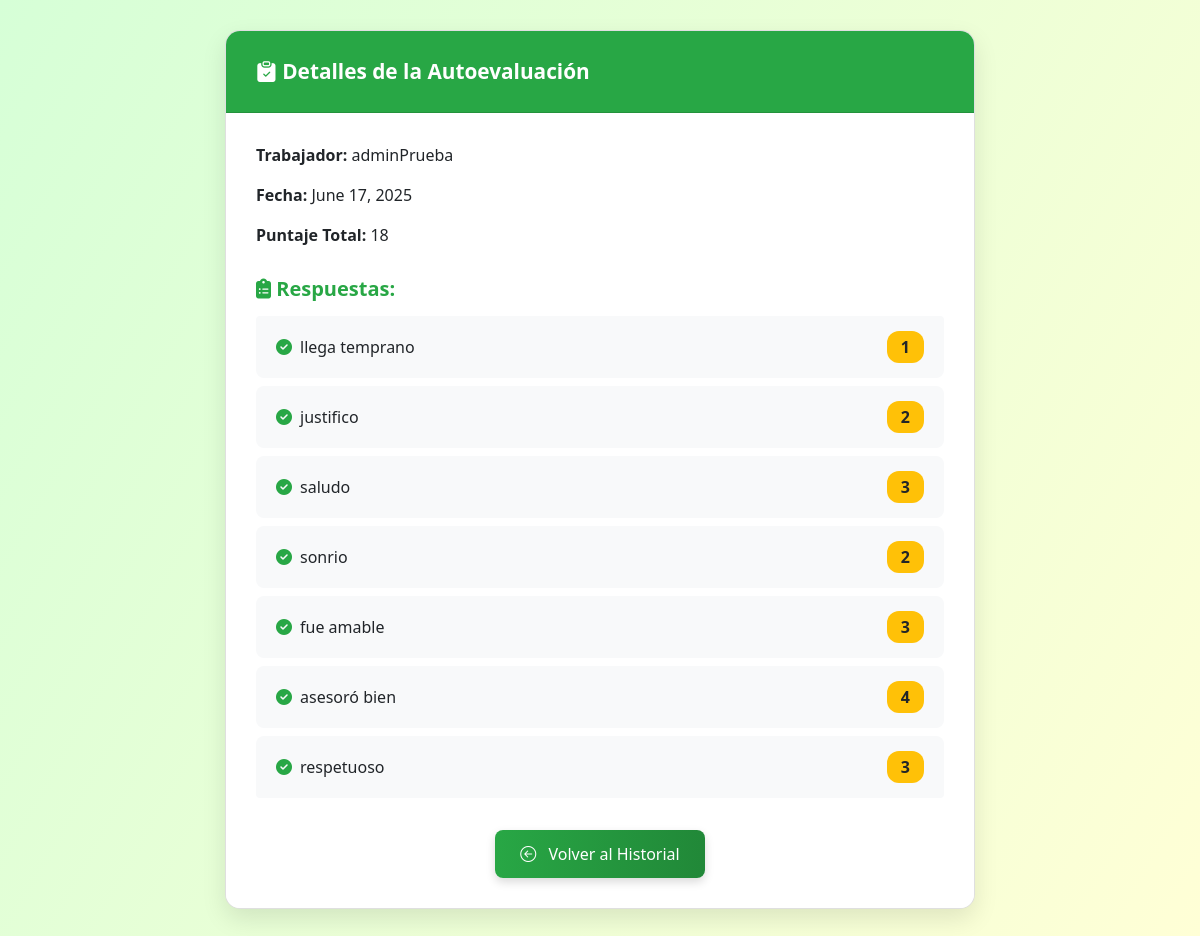
/evaluacion/AUTO/50/, run on an earlier commit of the app's database.
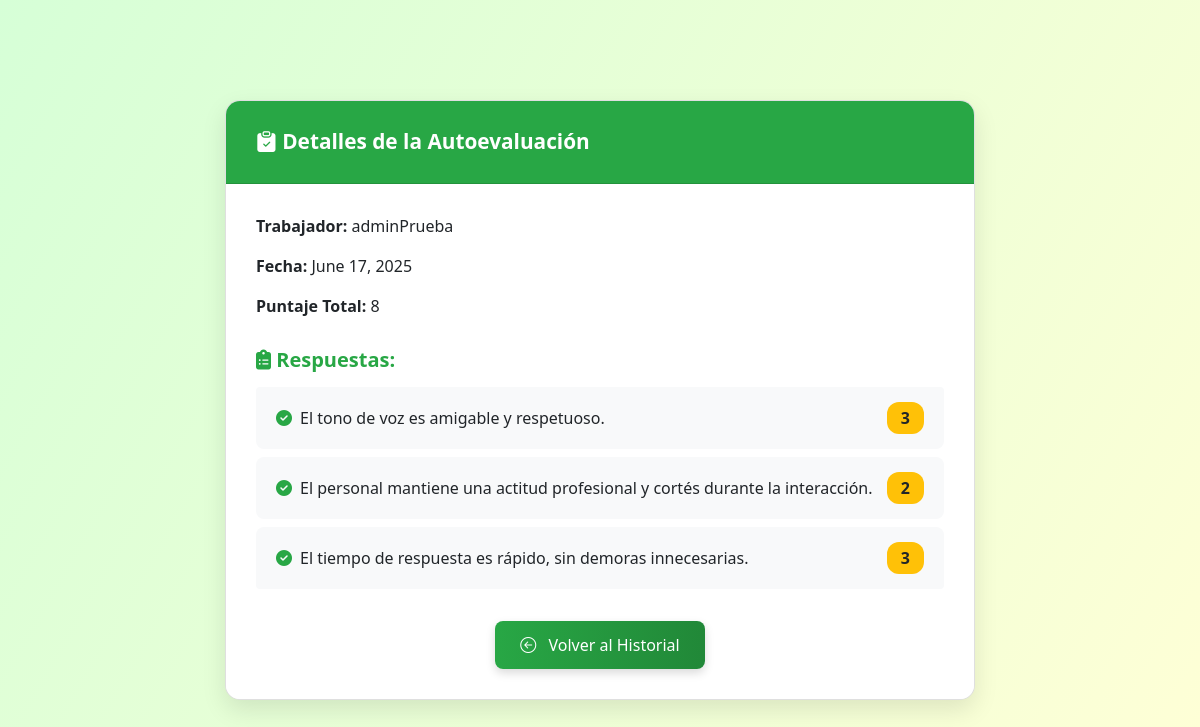
And on a later commit of the database.
### core/models.py (models this page shows, shortened)
class AutoevaluacionTrabajador(models.Model):
    trabajador = models.ForeignKey(settings.AUTH_USER_MODEL, on_delete=models.CASCADE, related_name='autoevaluaciones')
    fecha = models.DateField(auto_now_add=True)
    fecha_creacion = models.DateTimeField(default=timezone.now)
    @property
    def puntaje_total(self):
        return sum(r.puntaje for r in self.respuestas.all())

class Usuario(AbstractUser):
    def __str__(self):
        return self.username  # Representación del objeto Usuario, devuelve solo el nombre de usuario.

class RespuestaAutoevaluacionTrabajador(models.Model):
    autoevaluacion = models.ForeignKey(AutoevaluacionTrabajador, related_name='respuestas', on_delete=models.CASCADE)
    indicador = models.ForeignKey(Indicador, on_delete=models.CASCADE)
    VALORACION_CHOICES = [(i, str(i)) for i in range(1, 6)]
    valoracion = models.PositiveSmallIntegerField(choices=VALORACION_CHOICES, default=3)
    puntaje = models.PositiveIntegerField(default=0)

class Indicador(models.Model):
    nombre = models.CharField(max_length=100)
    descripcion = models.TextField(blank=True, null=True)
    criterio = models.ForeignKey(
    Criterio,
    on_delete=models.CASCADE,
    related_name='indicadores'
)
    max_puntaje = models.IntegerField(default=5)

### core/views.py (the view)
# urls.py: path('evaluacion/<str:tipo>/<int:id>/', views.ver_evaluacion, name='ver_evaluacion'),
def ver_evaluacion(request, tipo, id):
    try:
        if tipo == 'AUTO':
            evaluacion = AutoevaluacionTrabajador.objects.get(id=id)
        elif tipo == 'TRAB':
            evaluacion = EvaluacionTrabajador.objects.get(id=id)
        elif tipo == 'CLIE':
            evaluacion = EvaluacionVenta.objects.get(id=id)
        else:
            return HttpResponse("Tipo de evaluación no válido", status=400)
        return render(request, 'ver_evaluacion.html', {'evaluacion': evaluacion, 'tipo': tipo})
    except (AutoevaluacionTrabajador.DoesNotExist, EvaluacionTrabajador.DoesNotExist, EvaluacionVenta.DoesNotExist):
        raise Http404(f"Evaluación no encontrada: No {tipo} con ID {id}")

### templates/ver_evaluacion.html (shortened to what this page needs)
{% load static %}
<!DOCTYPE html>
<html lang="es">
<head>
    <link rel="stylesheet"
          href="https://cdn.jsdelivr.net/npm/bootstrap@4.6.2/dist/css/bootstrap.min.css">
    <link rel="stylesheet"
          href="https://cdnjs.cloudflare.com/ajax/libs/font-awesome/6.5.0/css/all.min.css">
    <link rel="stylesheet"
          href="https://cdn.jsdelivr.net/npm/bootstrap-icons@1.10.5/font/bootstrap-icons.css">
</head>
<body>
<div class="card card-evaluacion">
    <div class="card-header">
        <i class="bi bi-clipboard-check-fill"></i>
        {% if tipo == 'AUTO' %}
            Detalles de la Autoevaluación
        {% elif tipo == 'TRAB' %}
            Detalles de la Evaluación del Trabajador
        {% elif tipo == 'CLIE' %}
            Detalles de la Evaluación del Cliente
        {% else %}
            Evaluación
        {% endif %}
    </div>
    <div class="card-body">
        {% if tipo == 'AUTO' %}
            <p><strong>Trabajador:</strong> {{ evaluacion.trabajador }}</p>
            <p><strong>Fecha:</strong> {{ evaluacion.fecha }}</p>
            <p><strong>Puntaje Total:</strong> {{ evaluacion.puntaje_total }}</p>
            <h5 class="respuestas-titulo"><i class="fas fa-clipboard-list"></i> Respuestas:</h5>
            <ul class="list-group">
                {% for r in evaluacion.respuestas.all %}
                    <li class="list-group-item d-flex justify-content-between align-items-center">
                        <span class="item-label"><i class="fas fa-check-circle"></i> {{ r.indicador.nombre }}</span>
                        <span class="badge badge-eval">{{ r.valoracion }}</span>
                    </li>
                {% empty %}
                    <li class="list-group-item text-muted">No hay respuestas registradas.</li>
                {% endfor %}
            </ul>
        {% else %}
            <p class="text-danger">No se reconoce el tipo de evaluación.</p>
        {% endif %}
        <div class="text-center mt-4">
            <a href="{% url 'historial_evaluaciones' %}" class="btn btn-volver">
                <i class="bi bi-arrow-left-circle mr-2"></i> Volver al Historial
            </a>
        </div>
    </div>
</div>
</body>
</html>

### templates/ver_evaluacion.html (style rules this page uses)
body { background: linear-gradient(120deg, #d6ffd7, #ffffd6); min-height: 100vh; font-family: 'Segoe UI', sans-serif; display: flex; align-items: center; justify-content: center; padding: 30px; }
.card-evaluacion { width: 100%; max-width: 750px; border-radius: 15px; box-shadow: 0 10px 25px rgba(0, 0, 0, 0.1); overflow: hidden; animation: fadeIn 0.5s ease-in-out; }
.card-header { background-color: #28a745; color: white; padding: 25px 30px; font-size: 1.3rem; font-weight: bold; }
.card-body { padding: 30px; background-color: white; }
.respuestas-titulo { color: #28a745; font-weight: 600; margin-top: 30px; margin-bottom: 15px; }
.list-group-item { background-color: #f8f9fa; border: none; margin-bottom: 8px; border-radius: 8px; padding: 15px 20px; transition: all 0.2s ease-in-out; }
.badge-eval { background: #ffc107; color: #212529; font-size: 1rem; padding: 8px 14px; border-radius: 12px; }
.item-label { font-weight: 500; display: flex; align-items: center; }
.item-label i { margin-right: 8px; color: #28a745; }
.btn-volver { background: linear-gradient(to right, #28a745, #218838); color: white; border: none; padding: 12px 25px; font-size: 1rem; border-radius: 8px; transition: background 0.3s ease, transform 0.2s ease; box-shadow: 0 4px 10px rgba(0, 0, 0, 0.15); }

What changed in the data, as far as the page shows it:
removed RespuestaAutoevaluacionTrabajador: indicador.nombre "llega temprano", valoracion "1"
removed RespuestaAutoevaluacionTrabajador: indicador.nombre "justifico", valoracion "2"
removed RespuestaAutoevaluacionTrabajador: indicador.nombre "asesoró bien", valoracion "4"
removed RespuestaAutoevaluacionTrabajador: indicador.nombre "respetuoso", valoracion "3"
computed for AutoevaluacionTrabajador "adminPrueba": puntaje_total "18" → "8"
changed through a linked row, RespuestaAutoevaluacionTrabajador: indicador.nombre "saludo" → "El tono de voz es amigable y respetuoso."
changed through a linked row, RespuestaAutoevaluacionTrabajador: indicador.nombre "sonrio" → "El personal mantiene una actitud profesional y cortés durante la interacción."
changed through a linked row, RespuestaAutoevaluacionTrabajador: indicador.nombre "fue amable" → "El tiempo de respuesta es rápido, sin demoras innecesarias."
